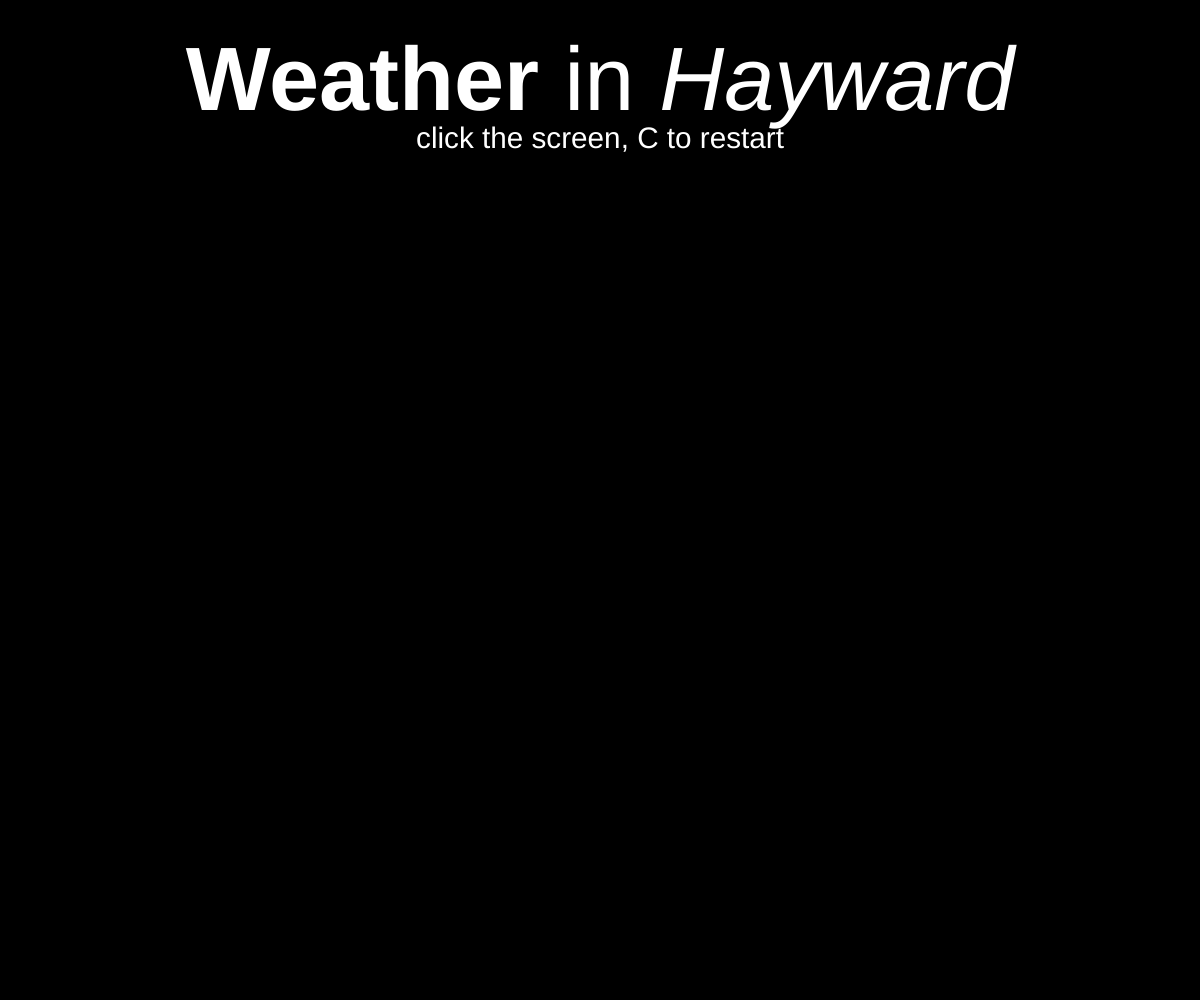
Frame 1 (no input)
Frame 60 (no input): identical to frame 1, image omitted
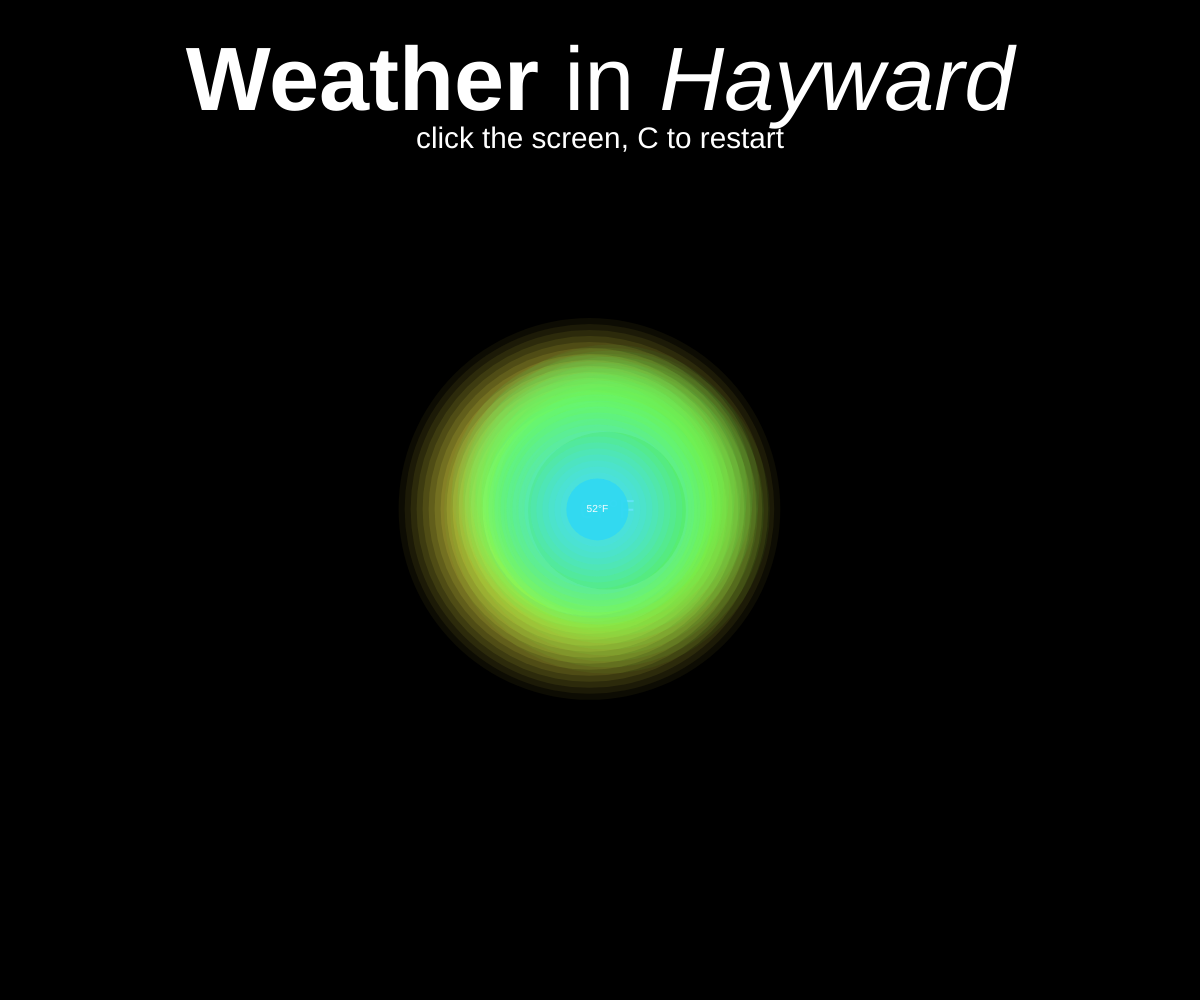
Frame 120 (the mouse pressed at the canvas centre since frame 60)

The p5.js sketch that drew these frames (run headless with seeded random() and noise() and a simulated clock; from frame 60 on, the mouse is pressed at the canvas centre):

// p5.js sketch
// ── sketch.js
let blooms = [];
const BLOOMS_PER_CLICK = 5;
const JITTER = 18;

let TITLE_A = "Weather";
let TITLE_B = " in ";
let TITLE_C = "Hayward";
let SUBTITLE = "click the screen, C to restart";

function randomizer(range) {
  return random(-range, range);
}

function setup() {
  createCanvas(windowWidth, windowHeight);
  colorMode(HSB, 360, 100, 100, 1);
  textFont("Helvetica");
}

function draw() {
  background(0, 0, 0);
  drawHeader();

  for (let i = 0; i < blooms.length; i++) {
    let b = blooms[i];

    if (abs(b.rTarget - b.r) < 0.3) b.r = b.rTarget;
    else b.r += 0.15 * (b.rTarget - b.r);

    noStroke();
    for (let k = 14; k >= 0; k--) {
      let rr = b.r + k * 6;
      let a = map(k, 14, 0, 0.05, 0.22);
      fill(b.hue, 70, 95, a);
      circle(b.x, b.y, rr * 2);
    }
    fill(b.hue, 80, 95, 0.9);
    circle(b.x, b.y, b.r * 2);

    fill(0, 0, 100, 0.95);
    noStroke();
    textAlign(CENTER, CENTER);
    textSize(constrain(b.r * 0.33, 10, 26));
    text(b.tempF + "°F", b.x, b.y);
  }
}

function mousePressed() {
  addCluster(mouseX, mouseY);
}

function addCluster(x, y) {
  for (let i = 0; i < BLOOMS_PER_CLICK; i++) {
    let tempC = random(10, 30);
    let tempF = Math.round((tempC * 9) / 5 + 32);
    let hue = map(tempC, 10, 30, 200, 0);
    let rT = map(tempC, 10, 30, 24, 140);

    blooms.push({
      x: x + randomizer(JITTER),
      y: y + randomizer(JITTER),
      r: 6,
      rTarget: rT,
      hue: hue,
      tempF: tempF,
    });
  }
}

function keyPressed() {
  if (key === "C" || key === "c") blooms = [];
}

function windowResized() {
  resizeCanvas(windowWidth, windowHeight);
}

function drawHeader() {
  const fs = constrain(width * 0.08, 28, 90);
  const subFs = max(14, fs * 0.33);
  const yMain = fs + 20;

  textAlign(LEFT, BASELINE);
  fill(0, 0, 100);

  textSize(fs);
  textStyle(BOLD);
  const wA = textWidth(TITLE_A);
  textStyle(NORMAL);
  const wB = textWidth(TITLE_B);
  textStyle(ITALIC);
  const wC = textWidth(TITLE_C);
  const x0 = width / 2 - (wA + wB + wC) / 2;

  textSize(fs);
  textStyle(BOLD);
  text(TITLE_A, x0, yMain);
  textStyle(NORMAL);
  text(TITLE_B, x0 + wA, yMain);
  textStyle(ITALIC);
  text(TITLE_C, x0 + wA + wB, yMain);

  textStyle(NORMAL);
  textAlign(CENTER, BASELINE);
  textSize(subFs);
  text(SUBTITLE, width / 2, yMain + subFs + 8);
}
